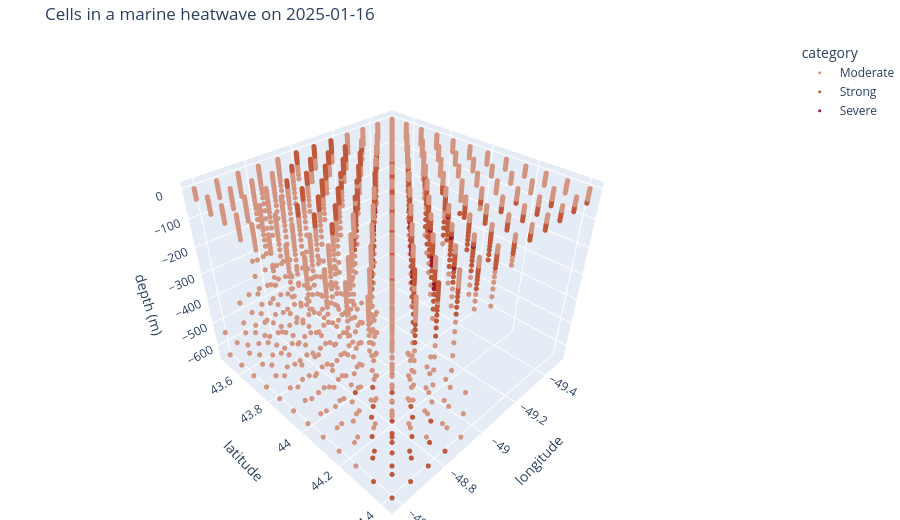

Source (notebook cell):
### Markdown cell above
## 7. A 3-D view

An interactive plotly figure shows every cell in a marine heatwave on one day,
coloured by category. Rotate and zoom it in Jupyter. Interactive figures do not
display on GitHub, so a static version follows.

### Code cell
import plotly.graph_objects as go

snap = out["mhw_severity"].sel(time=day)
pts = snap.where(snap.notnull(), drop=True).to_dataframe().dropna().reset_index()
pts["category"] = np.clip(np.floor(pts["mhw_severity"]), 1, 4).astype(int)

fig3d = go.Figure()
for k in range(1, 5):
    p = pts[pts.category == k]
    fig3d.add_trace(go.Scatter3d(
        x=p.longitude, y=p.latitude, z=-p.depth, mode="markers", name=CAT_NAMES[k - 1],
        marker=dict(size=3, color=CAT_COLORS[k - 1]),
        hovertemplate="%{y:.2f}°N %{x:.2f}°E, %{z:.0f} m<br>severity %{customdata:.2f}",
        customdata=p.mhw_severity))
fig3d.update_layout(
    title=f"Cells in a marine heatwave on {day}", height=520,
    scene=dict(xaxis_title="longitude", yaxis_title="latitude", zaxis_title="depth (m)",
               aspectmode="manual", aspectratio=dict(x=1, y=1, z=0.8)),
    legend=dict(title="category"), margin=dict(l=0, r=0, t=40, b=0))
fig3d.show()

### Figure 1 — Plotly figure (JSON) as saved in the notebook; plotly's stock layout.template omitted (floating-point values rounded to 4 significant figures; data arrays with more than 128 entries replaced by an {"elided": "..."} marker saying what was removed)
{"data": [{"customdata": {"elided": "2660 float values"}, "hovertemplate": "%{y:.2f}°N %{x:.2f}°E, %{z:.0f} m<br>severity %{customdata:.2f}", "marker": {"color": "#d3957f", "size": 3}, "mode": "markers", "name": "Moderate", "type": "scatter3d", "x": {"elided": "2660 float values"}, "y": {"elided": "2660 float values"}, "z": {"elided": "2660 float values"}}, {"customdata": {"elided": "835 float values"}, "hovertemplate": "%{y:.2f}°N %{x:.2f}°E, %{z:.0f} m<br>severity %{customdata:.2f}", "marker": {"color": "#c0583b", "size": 3}, "mode": "markers", "name": "Strong", "type": "scatter3d", "x": {"elided": "835 float values"}, "y": {"elided": "835 float values"}, "z": {"elided": "835 float values"}}, {"customdata": [3.049, 3.057, 3.011, 3.065, 3.021, 3.194, 3.348, 3.002, 3.396, 3.118, 3.739, 3.322, 3.638, 3.69, 3.528, 3.397, 3.074, 3.039, 3.16, 3.224, 3.463, 3.551, 3.376, 3.025, 3.026, 3.181, 3.432, 3.006, 3.015, 3.248, 3.101, 3.03, 3.034], "hovertemplate": "%{y:.2f}°N %{x:.2f}°E, %{z:.0f} m<br>severity %{customdata:.2f}", "marker": {"color": "#9d1926", "size": 3}, "mode": "markers", "name": "Severe", "type": "scatter3d", "x": [-49.08, -49.0, -49.0, -49.0, -49.0, -49.0, -49.0, -49.08, -49.0, -49.08, -49.0, -48.92, -49.0, -48.92, -48.92, -48.92, -48.92, -49.0, -49.0, -48.92, -48.92, -48.92, -48.92, -48.83, -48.83, -48.92, -48.92, -48.83, -48.92, -48.83, -48.83, -48.83, -48.83], "y": [44.17, 44.25, 44.33, 44.25, 44.17, 44.0, 44.08, 43.92, 43.92, 44.0, 44.0, 44.0, 44.08, 44.08, 44.17, 44.25, 44.33, 43.92, 44.0, 44.0, 44.08, 44.17, 44.25, 44.25, 44.33, 44.08, 44.17, 44.17, 44.25, 44.25, 44.33, 44.17, 44.25], "z": [-34.43, -34.43, -34.43, -40.34, -47.37, -55.76, -55.76, -65.81, -65.81, -65.81, -65.81, -65.81, -65.81, -65.81, -65.81, -65.81, -65.81, -77.85, -77.85, -77.85, -77.85, -77.85, -77.85, -77.85, -77.85, -92.33, -92.33, -92.33, -92.33, -92.33, -92.33, -109.7, -109.7]}, {"customdata": [], "hovertemplate": "%{y:.2f}°N %{x:.2f}°E, %{z:.0f} m<br>severity %{customdata:.2f}", "marker": {"color": "#5c0e21", "size": 3}, "mode": "markers", "name": "Extreme", "type": "scatter3d", "x": [], "y": [], "z": []}], "layout": {"height": 520, "legend": {"title": {"text": "category"}}, "margin": {"b": 0, "l": 0, "r": 0, "t": 40}, "scene": {"aspectmode": "manual", "aspectratio": {"x": 1, "y": 1, "z": 0.8}, "xaxis": {"title": {"text": "longitude"}}, "yaxis": {"title": {"text": "latitude"}}, "zaxis": {"title": {"text": "depth (m)"}}}, "title": {"text": "Cells in a marine heatwave on 2025-01-16"}}}
